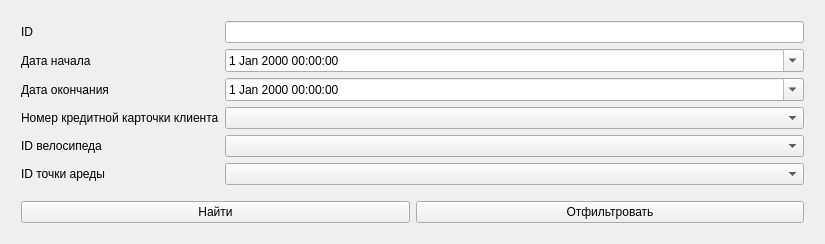
<?xml version="1.0" encoding="UTF-8"?>
<ui version="4.0">
 <class>FormForSearchingAgreements</class>
 <widget class="QWidget" name="FormForSearchingAgreements">
  <property name="geometry">
   <rect>
    <x>0</x>
    <y>0</y>
    <width>825</width>
    <height>227</height>
   </rect>
  </property>
  <property name="windowTitle">
   <string>Form</string>
  </property>
  <layout class="QVBoxLayout" name="verticalLayout">
   <item>
    <layout class="QVBoxLayout" name="verticalLayout_2">
     <property name="sizeConstraint">
      <enum>QLayout::SetMaximumSize</enum>
     </property>
     <property name="leftMargin">
      <number>5</number>
     </property>
     <property name="topMargin">
      <number>5</number>
     </property>
     <property name="rightMargin">
      <number>5</number>
     </property>
     <property name="bottomMargin">
      <number>5</number>
     </property>
     <item>
      <layout class="QFormLayout" name="formLayout_2">
       <property name="leftMargin">
        <number>5</number>
       </property>
       <property name="topMargin">
        <number>5</number>
       </property>
       <property name="rightMargin">
        <number>5</number>
       </property>
       <property name="bottomMargin">
        <number>5</number>
       </property>
       <item row="0" column="0">
        <widget class="QLabel" name="label">
         <property name="text">
          <string>ID</string>
         </property>
        </widget>
       </item>
       <item row="0" column="1">
        <widget class="QLineEdit" name="lineEdit_id"/>
       </item>
       <item row="1" column="0">
        <widget class="QLabel" name="label_2">
         <property name="text">
          <string>Дата начала</string>
         </property>
        </widget>
       </item>
       <item row="2" column="0">
        <widget class="QLabel" name="label_3">
         <property name="text">
          <string>Дата окончания</string>
         </property>
        </widget>
       </item>
       <item row="3" column="0">
        <widget class="QLabel" name="label_4">
         <property name="text">
          <string>Номер кредитной карточки клиента</string>
         </property>
        </widget>
       </item>
       <item row="4" column="0">
        <widget class="QLabel" name="label_5">
         <property name="text">
          <string>ID велосипеда</string>
         </property>
        </widget>
       </item>
       <item row="5" column="0">
        <widget class="QLabel" name="label_6">
         <property name="text">
          <string>ID точки ареды</string>
         </property>
        </widget>
       </item>
       <item row="3" column="1">
        <widget class="QComboBox" name="comboBox_credit_card"/>
       </item>
       <item row="4" column="1">
        <widget class="QComboBox" name="comboBox_bike_id"/>
       </item>
       <item row="5" column="1">
        <widget class="QComboBox" name="comboBox_rent_place"/>
       </item>
       <item row="1" column="1">
        <widget class="QDateTimeEdit" name="dateTimeEdit_start">
         <property name="calendarPopup">
          <bool>true</bool>
         </property>
        </widget>
       </item>
       <item row="2" column="1">
        <widget class="QDateTimeEdit" name="dateTimeEdit_end">
         <property name="calendarPopup">
          <bool>true</bool>
         </property>
        </widget>
       </item>
      </layout>
     </item>
     <item>
      <layout class="QHBoxLayout" name="horizontalLayout">
       <property name="leftMargin">
        <number>5</number>
       </property>
       <property name="topMargin">
        <number>5</number>
       </property>
       <property name="rightMargin">
        <number>5</number>
       </property>
       <property name="bottomMargin">
        <number>5</number>
       </property>
       <item>
        <widget class="QPushButton" name="pushButton">
         <property name="text">
          <string>Найти</string>
         </property>
        </widget>
       </item>
       <item>
        <widget class="QPushButton" name="pushButton_2">
         <property name="text">
          <string>Отфильтровать</string>
         </property>
        </widget>
       </item>
      </layout>
     </item>
    </layout>
   </item>
  </layout>
 </widget>
 <resources/>
 <connections/>
</ui>
